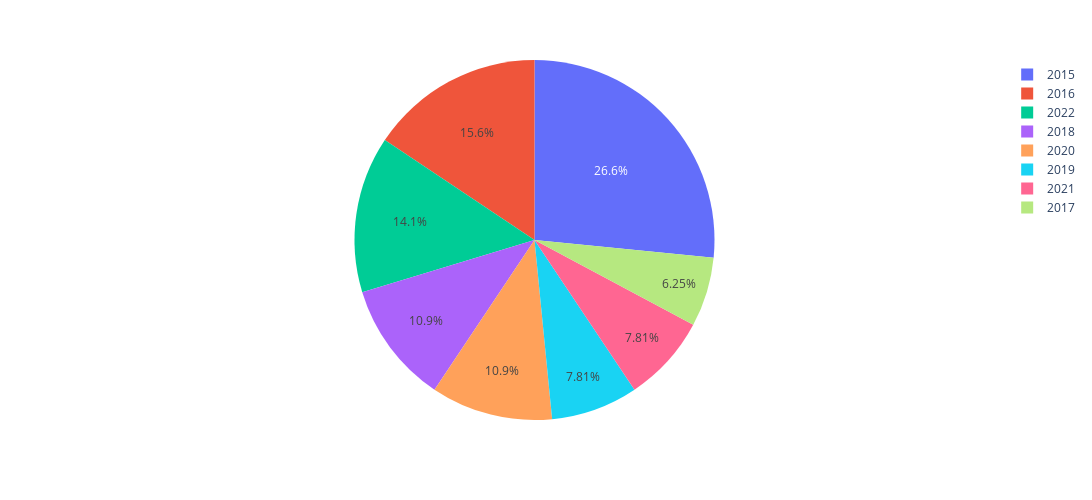

Notebook code cell kept with this figure:
### Code cell
plt.figure(figsize=(10, 8))


px.pie(data_frame=act_grouped,values='Number Fatalities',names=act_grouped.index, width= 1500, height= 500)

### Figure 1 — Plotly figure (JSON) as saved in the notebook; plotly's stock layout.template omitted (floating-point values rounded to 4 significant figures)
{"data": [{"domain": {"x": [0, 1], "y": [0, 1]}, "hovertemplate": "Year=%{label}<br>Number Fatalities=%{value}<extra></extra>", "labels": [2015, 2016, 2017, 2018, 2019, 2020, 2021, 2022], "legendgroup": "", "name": "", "showlegend": true, "type": "pie", "values": [17, 10, 4, 7, 5, 7, 5, 9]}], "layout": {"height": 500, "legend": {"tracegroupgap": 0}, "margin": {"t": 60}, "width": 1500}}
